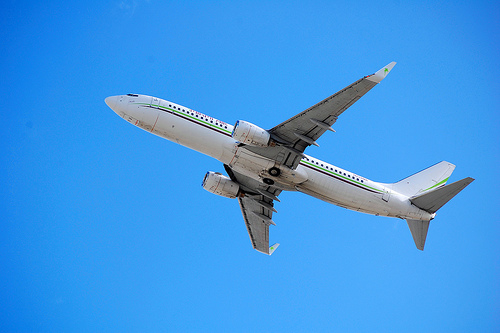
#> input picture airplane.jpg, 500 x 333 px
$ python test_airplane.py
#> lines starting #> are read from the running program, lines starting #| are printed output that depends on the picture
from skimage.transform import resize
from skimage.io import (imread, imsave)
from xml.dom.minidom import parse
import numpy as np


def crop_shape_from_box(image, shape, box):
    bb_top = box[0]
    bb_height = box[2] - bb_top
    bb_left = box[3]
    bb_width = box[1] - bb_left
    bb_center_y = bb_top + bb_height // 2
    bb_center_x = bb_left + bb_width // 2

    if shape[0] < bb_height or shape[1] < bb_width:
        # We have a bounding box that is on at least one side greater than the
        # requested image shape. We need to crop the image, so that the
        # complete bounding box of the image is visible after cropping.

        # Find the side with the greater ratio between bounding size and shape
        # size.
        ratio_y = bb_height / shape[0]
        ratio_x = bb_width / shape[1]

        if ratio_y < ratio_x:
            width = bb_width
            height = min(image.shape[0], int(ratio_x * shape[0]))
        else:
            height = bb_height
            width = min(image.shape[1], int(ratio_y * shape[1]))

    else:
        # The bounding box is smaller than the requested shape. We try to crop
        # the bounding box from its center to the requested shape.
        height = shape[0]
        width = shape[1]

    # Crop the image based on the center of the bounding box.
    crop_top = max(bb_center_y - height // 2, 0)
    crop_left = max(bb_center_x - width // 2, 0)

    # We need to adjust the variables if the object is too far at the right
    # or the bottom of the image, so that we can get the maximal cropping
    # defined by the height and width.
    crop_top = min(crop_top, max(image.shape[0] - height, 0))
    crop_left = min(crop_left, max(image.shape[1] - width, 0))

    # Calculate the opposite sides of the cropping in case the image is
    # smaller than the defined cropping.
    crop_bottom = min(crop_top + height, image.shape[0])
    crop_right = min(crop_left + width, image.shape[1])

    # Finally crop the image.
    image = image[crop_top:crop_bottom, crop_left:crop_right]

    # Rescale the image if needed.
    return rescale_and_crop(image, shape)


def rescale_and_crop(image, shape):
    # The passed image can be greater or smaller than the requested shape.
    # We need to either scale the image up or down and crop it if this is the
    # case.
    if image.shape[0] == shape[0] and image.shape[1] == shape[1]:
        return image

    scale = max(1.0 * shape[0] / image.shape[0],
                1.0 * shape[1] / image.shape[1])

    # Calculate the shape after resizing and resize the image based on this
    # shape.
    post_shape = [max(int(scale * image.shape[0]), shape[0]),
                  max(int(scale * image.shape[1]), shape[1])]

    image = resize(image, post_shape, preserve_range=True)
    image = image.astype(np.uint8)

    # Finally crop the image again based on its center.
    crop_top = (image.shape[0] - shape[0]) // 2
    crop_bottom = crop_top + shape[0]
    crop_left = (image.shape[1] - shape[1]) // 2
    crop_right = crop_left + shape[1]

    return image[crop_top:crop_bottom, crop_left:crop_right]


image = imread('airplane.jpg')
#> image is the input picture: shape (333, 500, 3); mean R, G, B 64.2, 152.4, 228.8
anno = parse('airplane_anno.xml')
#> (reads airplane_anno.xml from the repository)

for obj in anno.getElementsByTagName('object'):
    print(obj.getElementsByTagName('name')[0].firstChild.nodeValue)

    bb_top = int(obj.getElementsByTagName('ymin')[0].firstChild.nodeValue)
    bb_right = int(obj.getElementsByTagName('xmax')[0].firstChild.nodeValue)
    bb_bottom = int(obj.getElementsByTagName('ymax')[0].firstChild.nodeValue)
    bb_left = int(obj.getElementsByTagName('xmin')[0].firstChild.nodeValue)

image = crop_shape_from_box(image, [224, 224], [bb_top, bb_right, bb_bottom, bb_left])
#> in crop_shape_from_box, `image = image[crop_top:crop_bottom, crop_left:crop_right]`:
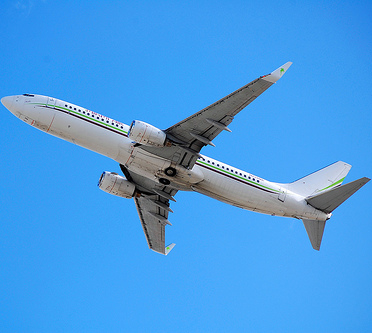
#> image: shape (333, 372, 3); mean of channels 0, 1, 2 73.6, 156, 226.5; drawn as R, G, B
#> in rescale_and_crop, `return image[crop_top:crop_bottom, crop_left:crop_right]`:
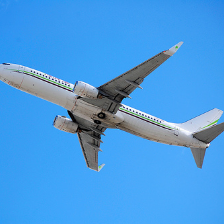
#> returned value: shape (224, 224, 3); mean of channels 0, 1, 2 74.9, 155.7, 224.7; drawn as R, G, B
imsave('/home/vagrant/shared/airplane.jpg', image)
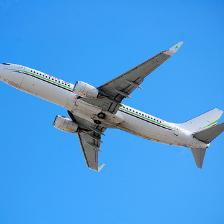
#> saved as airplane.jpg: shape (224, 224, 3); mean R, G, B 75.1, 155.6, 224.8
